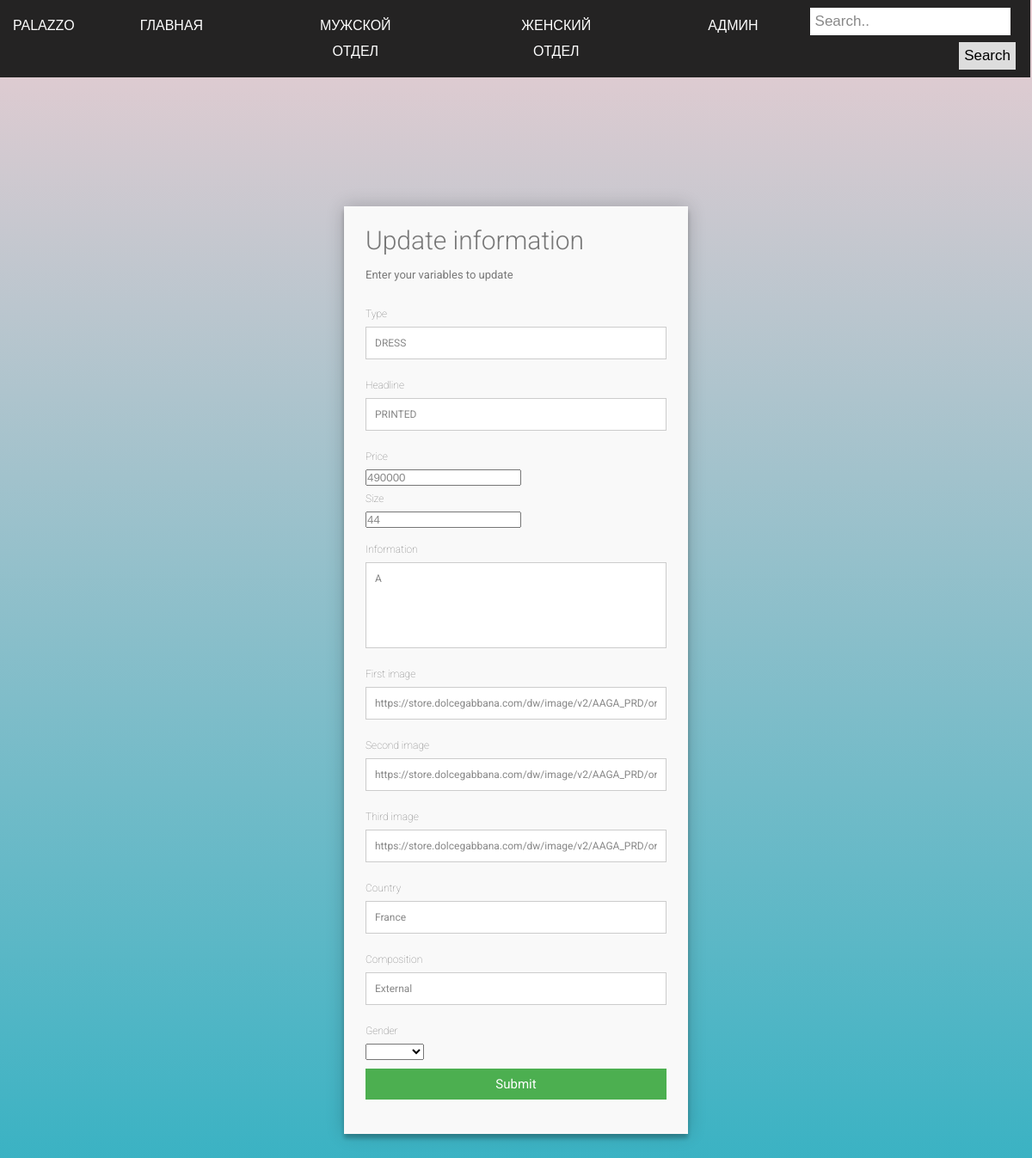
Page /Palazzo/Admin/update.php?ID=3 on the committed database.
### tables this page shows
CREATE TABLE `forclothes` (
  `ID` int(11) NOT NULL,
  `Photo` varchar(255) NOT NULL,
  `Price` int(11) NOT NULL,
  `Opisanie` varchar(255) NOT NULL,
  `Type` varchar(255) NOT NULL
);

CREATE TABLE `forinfo` (
  `ID` int(11) NOT NULL,
  `Size` int(11) NOT NULL,
  `Image2` varchar(4505) NOT NULL,
  `Image3` varchar(4505) NOT NULL,
  `Information` mediumtext NOT NULL,
  `Sostav` varchar(255) NOT NULL,
  `Country` varchar(255) NOT NULL
);

### Palazzo/Admin/update.php (the view, shortened to what this page needs)
<html>
	<head>
		<link rel="stylesheet" href="/Palazzo/CSS/add.css">
	</head>
	<body class = "telo">
		<div class = "header">
			<a>PALAZZO</a>
			<a href="/Palazzo/site1.php" style="padding-left:60px;padding-right:60px;">ГЛАВНАЯ</a>
			<a href="/Palazzo/man.php" style="padding-left:60px;padding-right:60px;">МУЖСКОЙ ОТДЕЛ</a>
			<a href="/Palazzo/woman.php" style="padding-left:60px;padding-right:60px;">ЖЕНСКИЙ ОТДЕЛ</a>
			<a href="/Palazzo/Admin/admin.php" style ="padding-left:60px;padding-right:60px;">АДМИН</a>
			<div class="search-container">
    			<form action="search.php">
      				<input type="text" placeholder="Search.." name="search">
      				<button type="submit">Search</button>
    			</form>
  			</div>
		</div>
		<?php
			$id=null;
			if(empty($_GET['ID'])) {
		    	header("Location: /Palazzo/Admin/admin.php");
		    }
			else{
				$id = $_GET['ID'];
			}
			$conn = mysqli_connect('localhost', 'root', '', 'forproject');
			$sql = "SELECT * FROM forclothes JOIN genderid ON forclothes.ID=genderid.ID JOIN forinfo on forclothes.ID=forinfo.ID where forinfo.ID=$id";
			$result = mysqli_query($conn, $sql);
				while($row = mysqli_fetch_assoc($result)) {
						print
						'<div class="container">
						<form id="contact" action="forUpdate.php" method="post">
							<h3>Update information</h3>
							<h4>Enter your variables to update</h4>
							<fieldset>
								<p>Type</p>
								<input placeholder='.$row['Type'].' name="Type"  type="text" tabindex="1" required autofocus>
							</fieldset>
							<fieldset>
								<p>Headline</p>
								<input placeholder='.$row['Opisanie'].' name="Zagolovok" type="text" tabindex="2" required >
							</fieldset>
							<fieldset>
								<p>Price</p>
								<input placeholder='.$row['Price'].'  name="Price" type="number" tabindex="3" required>
								<p>Size</p>
								<input placeholder='.$row['Size'].' name="Size" type="number" tabindex="5" required>
							</fieldset>
							<fieldset>
								<p>Information</p>
								<textarea  name="About" form="contact" tabindex="6" required placeholder='.$row['Information'].'></textarea>
							</fieldset>
							<fieldset>
							<p>First image</p>
								<input placeholder='.$row['Photo'].' name="Photo1" type="text" tabindex="7" required >
							</fieldset>
							<fieldset>
							<p>Second image</p>
								<input placeholder='.$row['Image2'].' name="Photo2" type="text" tabindex="8" required >
							</fieldset>
							<fieldset>
							<p>Third image</p>
								<input placeholder='.$row['Image3'].' name="Photo3" type="text" tabindex="9" required >
							</fieldset>
							<fieldset>
							<p>Country</p>
								<input placeholder='.$row['Country'].' name="Country" type="text" tabindex="10" required >
							</fieldset>
							<fieldset>
								<p>Composition</p>
								<input placeholder='.$row['Sostav'].' name="Sostav" type="text" tabindex="11" required >
								<input type="hidden" value='.$row['ID'].' name="OldID">
							</fieldset>
							<fieldset>
								<p>Gender</p>
									<select name="Gender" id="Gender"   required>
											<option selected disabled hidden></option>
											<option value="Man">Man</option>
											<option value="Woman">Woman</option>
									</select>
								</fieldset>
							<fieldset>
								<button name="submit" type="submit" id="contact-submit" data-submit="...Sending">Submit</button>
							</fieldset>
							</form>
					  </div>';
				}
		?>
	</body>
</html>

### Palazzo/CSS/add.css (style rules this page uses)
* { margin: 0; padding: 0; box-sizing: border-box; -webkit-box-sizing: border-box; -moz-box-sizing: border-box; -webkit-font-smoothing: antialiased; -moz-font-smoothing: antialiased; -o-font-smoothing: antialiased; font-smoothing: antialiased; text-rendering: optimizeLegibility; }
body { font-family: "Roboto", Helvetica, Arial, sans-serif; font-weight: 100; font-size: 12px; line-height: 30px; color: #777; background: #4CAF50; }
.container { max-width: 400px; width: 100%; margin: 0 auto; position: relative; }
#contact input[type="text"], #contact input[type="email"], #contact input[type="tel"], #contact input[type="url"], #contact textarea, #contact button[type="submit"] { font: 400 12px/16px "Roboto", Helvetica, Arial, sans-serif; }
#contact { background: #F9F9F9; padding: 25px; margin: 150px 0; box-shadow: 0 0 20px 0 rgba(0, 0, 0, 0.2), 0 5px 5px 0 rgba(0, 0, 0, 0.24); }
#contact h3 { display: block; font-size: 30px; font-weight: 300; margin-bottom: 10px; }
#contact h4 { margin: 5px 0 15px; display: block; font-size: 13px; font-weight: 400; }
fieldset { border: medium none !important; margin: 0 0 10px; min-width: 100%; padding: 0; width: 100%; }
#contact input[type="text"], #contact input[type="email"], #contact input[type="tel"], #contact input[type="url"], #contact textarea { width: 100%; border: 1px solid #ccc; background: #FFF; margin: 0 0 5px; padding: 10px; }
#contact textarea { height: 100px; max-width: 100%; resize: none; }
#contact button[type="submit"] { cursor: pointer; width: 100%; border: none; background: #4CAF50; color: #FFF; margin: 0 0 5px; padding: 10px; font-size: 15px; }
.header { display: inline-flex; border: 1px solid #242323; background-color: #242323; color: #ffffff; width: 100%; margin-left: -2px; overflow: hidden; font-family: Arial; }
.telo { background: linear-gradient(to top, rgb(43, 176, 194), rgb(233, 205, 210)) fixed; min-width: 80%; min-height: 100%; margin: 0px; padding: 0px; }
.header a { float: left; font-size: 16px; color: white; text-align: center; padding: 14px 16px; text-decoration: none; }
.header .search-container button { float: right; padding: 6px; margin-top: 8px; margin-right: 16px; background: #ddd; font-size: 17px; border: none; cursor: pointer; }
.header input[type=text] { padding: 6px; margin-top: 8px; font-size: 17px; border: none; }
.header .search-container { float: right; }

### rows in the picture
forclothes: Type "DRESS", Price "490000", Size "44", Photo1 "https://store.dolcegabbana.com/dw/image/v2/AAGA_PRD/on/demandware.static/-/Sites-15/default/dw36e3c4a7/images/zoom/F6C7NTHS104_HNX46_0.jpg?sw=650&sh=830&sm=fit", Photo2 "https://store.dolcegabbana.com/dw/image/v2/AAGA_PRD/on/demandware.static/-/Sites-15/default/dw91bb0504/images/zoom/F6C7NTHS104_HNX46_1.jpg?sw=650&sh=830&sm=fit", Photo3 "https://store.dolcegabbana.com/dw/image/v2/AAGA_PRD/on/demandware.static/-/Sites-15/default/dwb15b1210/images/zoom/F6C7NTHS104_HNX46_2.jpg?sw=650&sh=830&sm=fit", Country "France"
